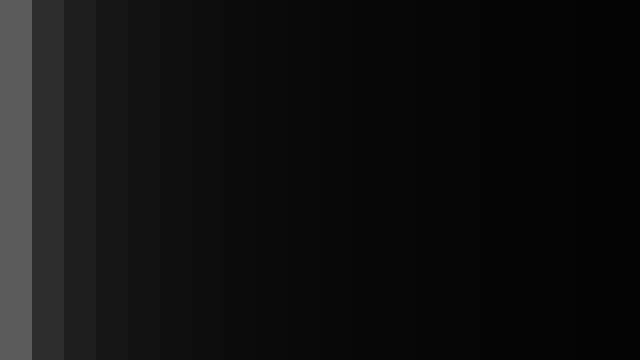
Frame 1 (no input)
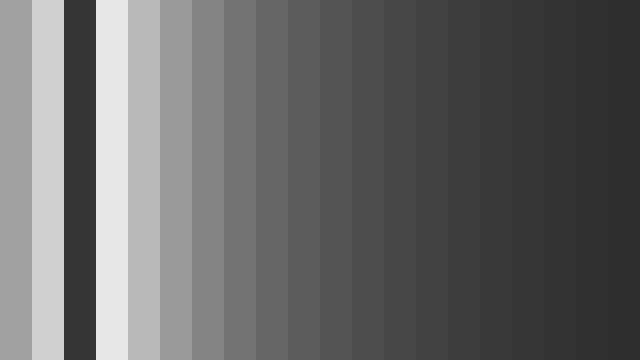
Frame 60 (the mouse pressed at the canvas centre just before this capture)
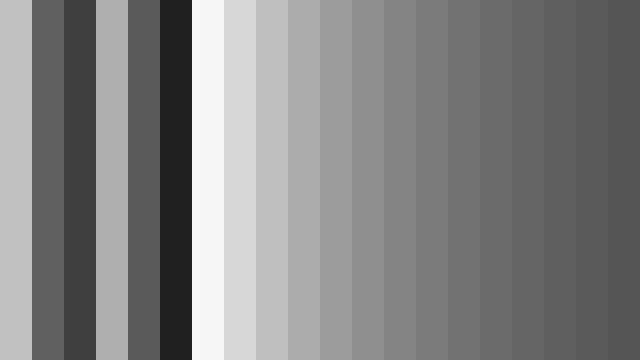
Frame 120 (the mouse held since frame 60 and released just before this capture)

The Processing sketch that drew these frames (run headless with seeded random() and noise(); from frame 60 on, the mouse is pressed at the canvas centre):

// Processing sketch: stripey_wall
// ── stripey_wall.pde

float scale;

void setup() {
  size(640, 360);
  noStroke();
  scale = width/20;
}

void draw() { 
  for (int i = 0; i < scale; i++) {
    colorMode(RGB, (i+1) * scale * 10);
    fill(millis()%((i+1) * scale * 10));
    rect(i*scale, 0, scale, height);
  }
}
